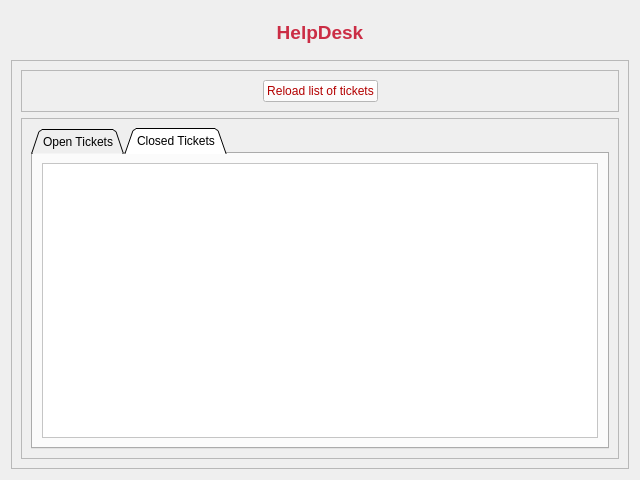
<?xml version="1.0" encoding="UTF-8"?>
<ui version="4.0">
 <class>oldTicketsFrame</class>
 <widget class="QFrame" name="oldTicketsFrame">
  <property name="geometry">
   <rect>
    <x>0</x>
    <y>0</y>
    <width>640</width>
    <height>480</height>
   </rect>
  </property>
  <property name="windowTitle">
   <string>Frame</string>
  </property>
  <layout class="QVBoxLayout" name="verticalLayout_2">
   <item>
    <widget class="QFrame" name="helpdeskFrame">
     <property name="sizePolicy">
      <sizepolicy hsizetype="Preferred" vsizetype="Fixed">
       <horstretch>0</horstretch>
       <verstretch>0</verstretch>
      </sizepolicy>
     </property>
     <property name="styleSheet">
      <string notr="true">background: transparent;</string>
     </property>
     <property name="frameShape">
      <enum>QFrame::StyledPanel</enum>
     </property>
     <property name="frameShadow">
      <enum>QFrame::Raised</enum>
     </property>
     <layout class="QVBoxLayout" name="verticalLayout_4">
      <item>
       <widget class="QLabel" name="helpdeskLabel">
        <property name="text">
         <string>&lt;html&gt;&lt;head/&gt;&lt;body&gt;&lt;p align=&quot;center&quot;&gt;&lt;span style=&quot; font-size:14pt; font-weight:600; color:#cb2d45;&quot;&gt;HelpDesk&lt;/span&gt;&lt;/p&gt;&lt;/body&gt;&lt;/html&gt;</string>
        </property>
       </widget>
      </item>
     </layout>
    </widget>
   </item>
   <item>
    <widget class="QFrame" name="ticketsFrame">
     <property name="frameShape">
      <enum>QFrame::StyledPanel</enum>
     </property>
     <property name="frameShadow">
      <enum>QFrame::Raised</enum>
     </property>
     <layout class="QVBoxLayout" name="verticalLayout">
      <item>
       <widget class="QFrame" name="reloadFrame">
        <property name="frameShape">
         <enum>QFrame::StyledPanel</enum>
        </property>
        <property name="frameShadow">
         <enum>QFrame::Raised</enum>
        </property>
        <layout class="QGridLayout" name="gridLayout_2">
         <item row="0" column="1">
          <widget class="QPushButton" name="reloadButton">
           <property name="cursor">
            <cursorShape>PointingHandCursor</cursorShape>
           </property>
           <property name="styleSheet">
            <string notr="true">color: rgb(179, 0, 0);
font: 12pt &quot;MS Shell Dlg 2&quot;;
background-color: rgb(255, 255, 255);</string>
           </property>
           <property name="text">
            <string>Reload list of tickets</string>
           </property>
          </widget>
         </item>
         <item row="0" column="0">
          <spacer name="horizontalSpacer">
           <property name="orientation">
            <enum>Qt::Horizontal</enum>
           </property>
           <property name="sizeHint" stdset="0">
            <size>
             <width>40</width>
             <height>20</height>
            </size>
           </property>
          </spacer>
         </item>
         <item row="0" column="2">
          <spacer name="horizontalSpacer_4">
           <property name="orientation">
            <enum>Qt::Horizontal</enum>
           </property>
           <property name="sizeHint" stdset="0">
            <size>
             <width>40</width>
             <height>20</height>
            </size>
           </property>
          </spacer>
         </item>
        </layout>
       </widget>
      </item>
      <item>
       <widget class="QFrame" name="tableFrame">
        <property name="frameShape">
         <enum>QFrame::StyledPanel</enum>
        </property>
        <property name="frameShadow">
         <enum>QFrame::Raised</enum>
        </property>
        <layout class="QGridLayout" name="gridLayout">
         <item row="0" column="0">
          <widget class="QTabWidget" name="tabTicketsWidget">
           <property name="tabPosition">
            <enum>QTabWidget::North</enum>
           </property>
           <property name="tabShape">
            <enum>QTabWidget::Triangular</enum>
           </property>
           <property name="currentIndex">
            <number>1</number>
           </property>
           <widget class="QWidget" name="tabOpenTickets">
            <attribute name="title">
             <string>Open Tickets</string>
            </attribute>
            <layout class="QGridLayout" name="gridLayout_5">
             <item row="0" column="0">
              <widget class="QTableView" name="viewOpenTickets">
               <property name="styleSheet">
                <string notr="true">background-color: rgb(255, 255, 255);</string>
               </property>
              </widget>
             </item>
            </layout>
           </widget>
           <widget class="QWidget" name="tabClosedTickets">
            <attribute name="title">
             <string>Closed Tickets</string>
            </attribute>
            <layout class="QGridLayout" name="gridLayout_7">
             <item row="0" column="0">
              <widget class="QTableView" name="viewClosedTickets">
               <property name="styleSheet">
                <string notr="true">background-color: rgb(255, 255, 255);</string>
               </property>
              </widget>
             </item>
            </layout>
           </widget>
          </widget>
         </item>
        </layout>
       </widget>
      </item>
     </layout>
    </widget>
   </item>
  </layout>
 </widget>
 <resources/>
 <connections/>
</ui>
